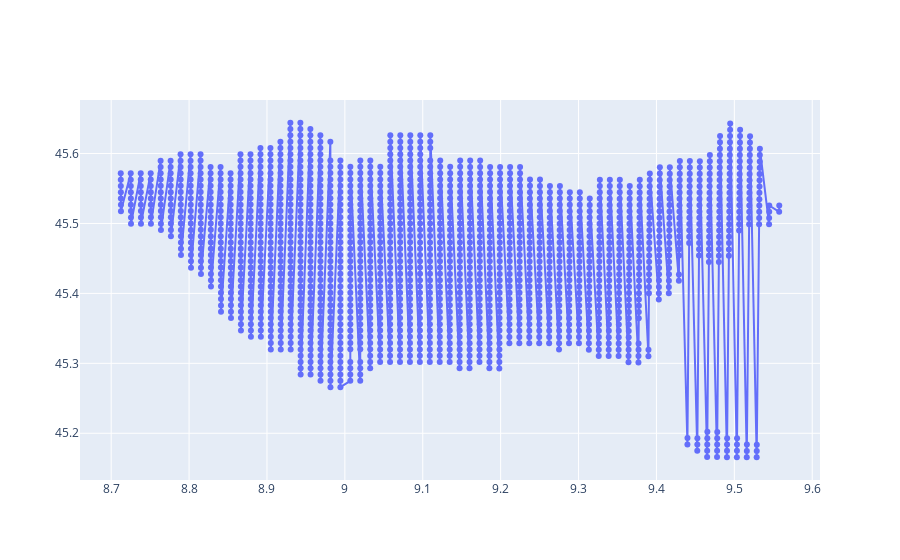

Notebook cell for this chart:
### Code cell
temp = grid.copy()[['lat','lng']].drop_duplicates().sort_values(by='lng')
processor_grid.show_plot(temp, 'lng', 'lat')

### Figure 1 — Plotly figure (JSON) as saved in the notebook; plotly's stock layout.template omitted (floating-point values rounded to 4 significant figures; data arrays with more than 128 entries replaced by an {"elided": "..."} marker saying what was removed)
{"data": [{"mode": "lines+markers", "name": "Unnamed Plot", "type": "scatter", "x": {"elided": "1761 float values"}, "y": {"elided": "1761 float values"}}], "layout": {}}
